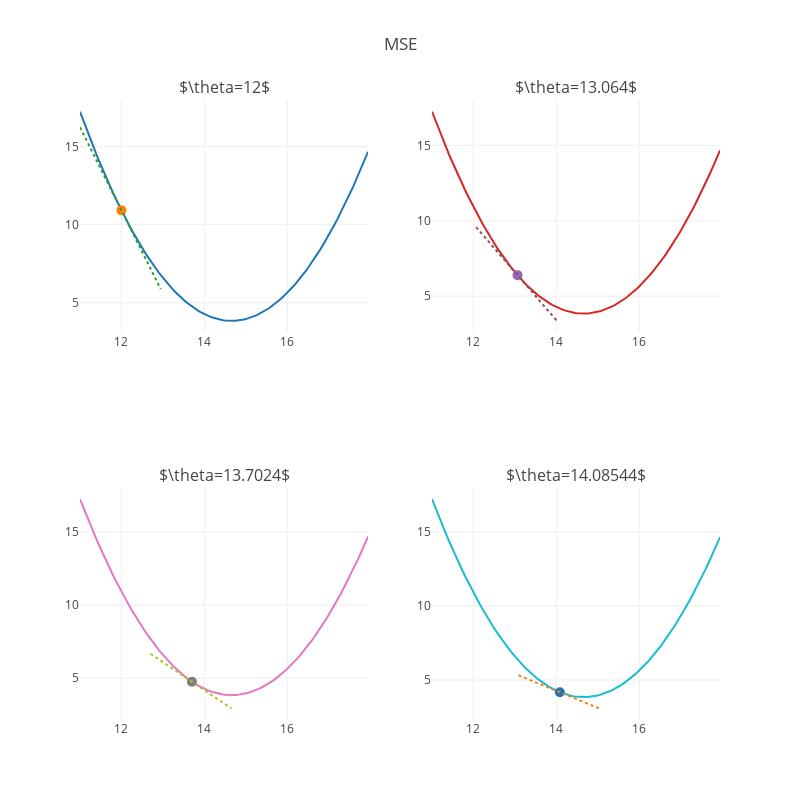

Source (notebook cell):
### Markdown cell above
Although $\theta$ went in the right direction, it ended up as far away from the minimum as it started. We can remedy this by multiplying the slope by a small constant before subtracting it from $\theta$:

$$\theta^{(t+1)} = \theta^{(t)} - \alpha \cdot \frac{\partial}{\partial \theta} L(\theta^{(t)}, \textbf{y})$$

Where $\alpha$ is a small constant. For example, if we set $\alpha = 0.2$:

### Code cell
thetas = [12]
for i in range(4):
    thetas.append(thetas[i] - 0.2*grad_mse(thetas[i], ys))

fig = tools.make_subplots(rows=2, cols=2, 
                          subplot_titles=(r'$\theta={}$'.format(thetas[0]),
                                          r'$\theta={}$'.format(thetas[1]),
                                          r'$\theta={}$'.format(thetas[2]),
                                          r'$\theta={}$'.format(thetas[3])))

for i in plot_loss(ys, [11,18], thetas[0], mse):
    fig.append_trace(i, 1, 1)
for i in plot_loss(ys, [11,18], thetas[1], mse):
    fig.append_trace(i, 1, 2)
for i in plot_loss(ys, [11,18], thetas[2], mse):
    fig.append_trace(i, 2, 1)
for i in plot_loss(ys, [11,18], thetas[3], mse):
    fig.append_trace(i, 2, 2)
    
fig['layout'].update(height=800, width=800, showlegend=False, title='MSE')

py.iplot(fig)

### Figure 1 — Plotly figure (JSON) as saved in the notebook; plotly's stock layout.template omitted (floating-point values rounded to 4 significant figures; data arrays with more than 128 entries replaced by an {"elided": "..."} marker saying what was removed)
{"data": [{"name": "MSE", "type": "scatter", "uid": "b9666b29-fe5a-4da8-afce-ef56e077b99e", "x": {"elided": "140 float values"}, "xaxis": "x", "y": {"elided": "140 float values"}, "yaxis": "y"}, {"marker": {"size": 10}, "mode": "markers", "name": "Current Loss", "type": "scatter", "uid": "6983061d-78f1-4f0b-b042-9b3cc70f088e", "x": [12], "xaxis": "x", "y": [10.92], "yaxis": "y"}, {"line": {"dash": "dot"}, "mode": "lines", "name": "Tangent Line", "type": "scatter", "uid": "0aef4d32-a4ba-4c88-b0d2-3f5773271aa5", "x": [11, 11.05, 11.1, 11.15, 11.2, 11.25, 11.3, 11.35, 11.4, 11.45, 11.5, 11.55, 11.6, 11.65, 11.7, 11.75, 11.8, 11.85, 11.9, 11.95, 12.0, 12.05, 12.1, 12.15, 12.2, 12.25, 12.3, 12.35, 12.4, 12.45, 12.5, 12.55, 12.6, 12.65, 12.7, 12.75, 12.8, 12.85, 12.9, 12.95], "xaxis": "x", "y": [16.24, 15.97, 15.71, 15.44, 15.17, 14.91, 14.64, 14.38, 14.11, 13.84, 13.58, 13.31, 13.05, 12.78, 12.51, 12.25, 11.98, 11.72, 11.45, 11.18, 10.92, 10.65, 10.39, 10.12, 9.854, 9.588, 9.322, 9.056, 8.79, 8.524, 8.258, 7.992, 7.726, 7.46, 7.194, 6.928, 6.662, 6.396, 6.13, 5.864], "yaxis": "y"}, {"name": "MSE", "type": "scatter", "uid": "12aae4f4-e628-403c-b886-2d3ef59ced42", "x": {"elided": "140 float values"}, "xaxis": "x2", "y": {"elided": "140 float values"}, "yaxis": "y2"}, {"marker": {"size": 10}, "mode": "markers", "name": "Current Loss", "type": "scatter", "uid": "24ef4939-f5ca-4f53-a0db-0ca6924cd51e", "x": [13.06], "xaxis": "x2", "y": [6.39], "yaxis": "y2"}, {"line": {"dash": "dot"}, "mode": "lines", "name": "Tangent Line", "type": "scatter", "uid": "5eaf304c-d10b-437d-978f-d910125bf870", "x": [12.06, 12.11, 12.16, 12.21, 12.26, 12.31, 12.36, 12.41, 12.46, 12.51, 12.56, 12.61, 12.66, 12.71, 12.76, 12.81, 12.86, 12.91, 12.96, 13.01, 13.06, 13.11, 13.16, 13.21, 13.26, 13.31, 13.36, 13.41, 13.46, 13.51, 13.56, 13.61, 13.66, 13.71, 13.76, 13.81, 13.86, 13.91, 13.96, 14.01], "xaxis": "x2", "y": [9.582, 9.422, 9.262, 9.103, 8.943, 8.784, 8.624, 8.464, 8.305, 8.145, 7.986, 7.826, 7.666, 7.507, 7.347, 7.188, 7.028, 6.868, 6.709, 6.549, 6.39, 6.23, 6.07, 5.911, 5.751, 5.592, 5.432, 5.272, 5.113, 4.953, 4.794, 4.634, 4.474, 4.315, 4.155, 3.996, 3.836, 3.676, 3.517, 3.357], "yaxis": "y2"}, {"name": "MSE", "type": "scatter", "uid": "13ea807f-6be2-4950-9648-7a4a06f76876", "x": {"elided": "140 float values"}, "xaxis": "x3", "y": {"elided": "140 float values"}, "yaxis": "y3"}, {"marker": {"size": 10}, "mode": "markers", "name": "Current Loss", "type": "scatter", "uid": "eb7fd0f0-18df-44e0-8e83-bcd81fe0af96", "x": [13.7], "xaxis": "x3", "y": [4.759], "yaxis": "y3"}, {"line": {"dash": "dot"}, "mode": "lines", "name": "Tangent Line", "type": "scatter", "uid": "3c0a8e18-511f-45d2-9be1-ef372acef976", "x": [12.7, 12.75, 12.8, 12.85, 12.9, 12.95, 13.0, 13.05, 13.1, 13.15, 13.2, 13.25, 13.3, 13.35, 13.4, 13.45, 13.5, 13.55, 13.6, 13.65, 13.7, 13.75, 13.8, 13.85, 13.9, 13.95, 14.0, 14.05, 14.1, 14.15, 14.2, 14.25, 14.3, 14.35, 14.4, 14.45, 14.5, 14.55, 14.6, 14.65], "xaxis": "x3", "y": [6.675, 6.579, 6.483, 6.387, 6.292, 6.196, 6.1, 6.004, 5.909, 5.813, 5.717, 5.621, 5.525, 5.43, 5.334, 5.238, 5.142, 5.047, 4.951, 4.855, 4.759, 4.664, 4.568, 4.472, 4.376, 4.281, 4.185, 4.089, 3.993, 3.898, 3.802, 3.706, 3.61, 3.515, 3.419, 3.323, 3.227, 3.131, 3.036, 2.94], "yaxis": "y3"}, {"name": "MSE", "type": "scatter", "uid": "c87ef7e3-0c51-4afb-beb8-21101f803735", "x": {"elided": "140 float values"}, "xaxis": "x4", "y": {"elided": "140 float values"}, "yaxis": "y4"}, {"marker": {"size": 10}, "mode": "markers", "name": "Current Loss", "type": "scatter", "uid": "7276fc0c-813c-4f2b-b135-baa60e98c608", "x": [14.09], "xaxis": "x4", "y": [4.173], "yaxis": "y4"}, {"line": {"dash": "dot"}, "mode": "lines", "name": "Tangent Line", "type": "scatter", "uid": "a131e212-c03f-436f-a373-381d5c98cba2", "x": [13.09, 13.14, 13.19, 13.24, 13.29, 13.34, 13.39, 13.44, 13.49, 13.54, 13.59, 13.64, 13.69, 13.74, 13.79, 13.84, 13.89, 13.94, 13.99, 14.04, 14.09, 14.14, 14.19, 14.24, 14.29, 14.34, 14.39, 14.44, 14.49, 14.54, 14.59, 14.64, 14.69, 14.74, 14.79, 14.84, 14.89, 14.94, 14.99, 15.04], "xaxis": "x4", "y": [5.322, 5.264, 5.207, 5.149, 5.092, 5.034, 4.977, 4.919, 4.862, 4.805, 4.747, 4.69, 4.632, 4.575, 4.517, 4.46, 4.402, 4.345, 4.287, 4.23, 4.173, 4.115, 4.058, 4.0, 3.943, 3.885, 3.828, 3.77, 3.713, 3.655, 3.598, 3.541, 3.483, 3.426, 3.368, 3.311, 3.253, 3.196, 3.138, 3.081], "yaxis": "y4"}], "layout": {"annotations": [{"font": {"size": 16}, "showarrow": false, "text": "$\\theta=12$", "x": 0.225, "xanchor": "center", "xref": "paper", "y": 1, "yanchor": "bottom", "yref": "paper"}, {"font": {"size": 16}, "showarrow": false, "text": "$\\theta=13.064$", "x": 0.775, "xanchor": "center", "xref": "paper", "y": 1, "yanchor": "bottom", "yref": "paper"}, {"font": {"size": 16}, "showarrow": false, "text": "$\\theta=13.7024$", "x": 0.225, "xanchor": "center", "xref": "paper", "y": 0.375, "yanchor": "bottom", "yref": "paper"}, {"font": {"size": 16}, "showarrow": false, "text": "$\\theta=14.08544$", "x": 0.775, "xanchor": "center", "xref": "paper", "y": 0.375, "yanchor": "bottom", "yref": "paper"}], "height": 800, "showlegend": false, "title": {"text": "MSE"}, "width": 800, "xaxis": {"anchor": "y", "domain": [0, 0.45]}, "xaxis2": {"anchor": "y2", "domain": [0.55, 1]}, "xaxis3": {"anchor": "y3", "domain": [0, 0.45]}, "xaxis4": {"anchor": "y4", "domain": [0.55, 1]}, "yaxis": {"anchor": "x", "domain": [0.625, 1]}, "yaxis2": {"anchor": "x2", "domain": [0.625, 1]}, "yaxis3": {"anchor": "x3", "domain": [0, 0.375]}, "yaxis4": {"anchor": "x4", "domain": [0, 0.375]}}}
